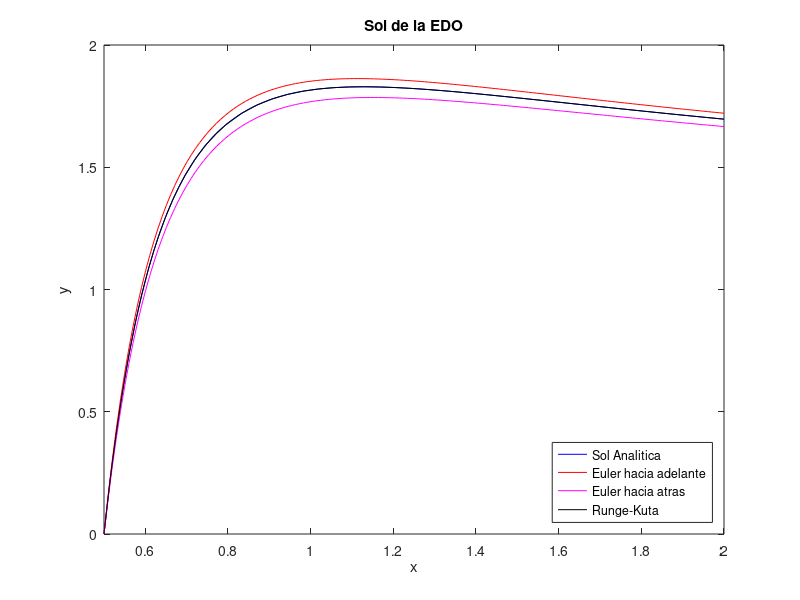
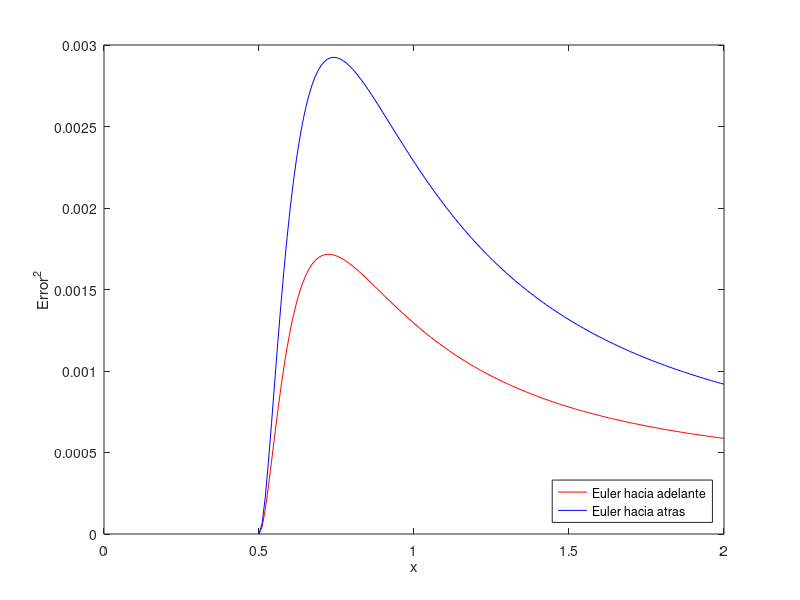

These figures' MATLAB source, in order:
% Funcion g1(x) = c/x^p
c = 0.96750; % con outlier
p = 2; % con outlier
% [c p] = [2 0.94613] sin outlier

% Funcion g2(x) = d/x^q
d = 1.9949;
q = 3;

% EDO:
% y' = g1(x)*y = g2(x)
% y(0.5) = 0
% x in [0.5 .. 2]

a = 0.5;
b = 2;
y0 = 0;
% paso h
h = 0.01;
N = ceil((b-a)/h);
% Recalculo h
h = (b-a)/N;

x_exacta = linspace(a,b,100)';
% sol analitica con p = 2 y q = 3:
k = (-d/c)*(1/c + 2)*exp(-2*c); % obtenido con la cond inicial.
y_exacta = d/c^2 + d./(c*x_exacta) + k*exp(c./x_exacta);

% Euler hacia atras:
x = linspace(a,b,N)';
y_EA = zeros(length(x),1);
y_EA(1) = y0;
for i = 2:length(x);
    y_EA(i) = (y_EA(i-1) + d*h/x(i)^3)/(1 + c*h/x(i)^2);
    %y_EA(i) = ( x(i)^2*y_EA(i-1) + d*h/x(i) )/(x(i)^2 + c*h); % otra forma
end

% Euler hacia adelante:
% usa el mismo x que euler hacia atras
y_E = zeros(length(x),1);
y_E(1) = y0;
for i = 2:length(x);
    y_E(i) = y_E(i-1) + h*(-c*y_E(i-1)/x(i-1)^2 + d/x(i-1)^3);
end

% Runge-Kuta con ode solver ode45()
function ans = ecdif(x,y)
    c = 0.96750;
    d = 1.9949;
    ans = -c*y/x^2 + d/x^3;
end

[x_RK, y_RK] = ode45(@ecdif, [a b], y0);

% Graficas comparativas de Euler hacia atras, Euler hacia adelante, R-K y sol analitica:
figure(1)
%Sol analitica
plot(x_exacta, y_exacta, "b")
hold on
% Euler hacia adelante
plot(x, y_E, "r")
% Euler hacia atras
plot(x, y_EA, "m")
% Runge-Kuta
plot(x_RK, y_RK, "k")

axis ([a b])
title ("Sol de la EDO");
xlabel ("x");
ylabel ("y");
legend_text = legend ("Sol Analitica", "Euler hacia adelante", "Euler hacia atras", "Runge-Kuta");
legend (legend_text, "location", "southeast");
hold off
% -----------------------------------------------------------------------------------

% Evolucion de los errores de euler %
figure(2)
error_E = (d/c^2 + d./(c*x) + k*exp(c./x) - y_E).^2;
error_EA = (d/c^2 + d./(c*x) + k*exp(c./x) - y_EA).^2;
% Error de Euler hacia adelante
plot(x,error_E,"r")
hold on
% Error de Euler hacia atras
plot(x,error_EA,"b")
%title ("Evolucion del error");
xlabel ("x");
ylabel ("Error^2");
legend_text = legend ("Euler hacia adelante", "Euler hacia atras");
legend (legend_text, "location", "southeast");
hold off